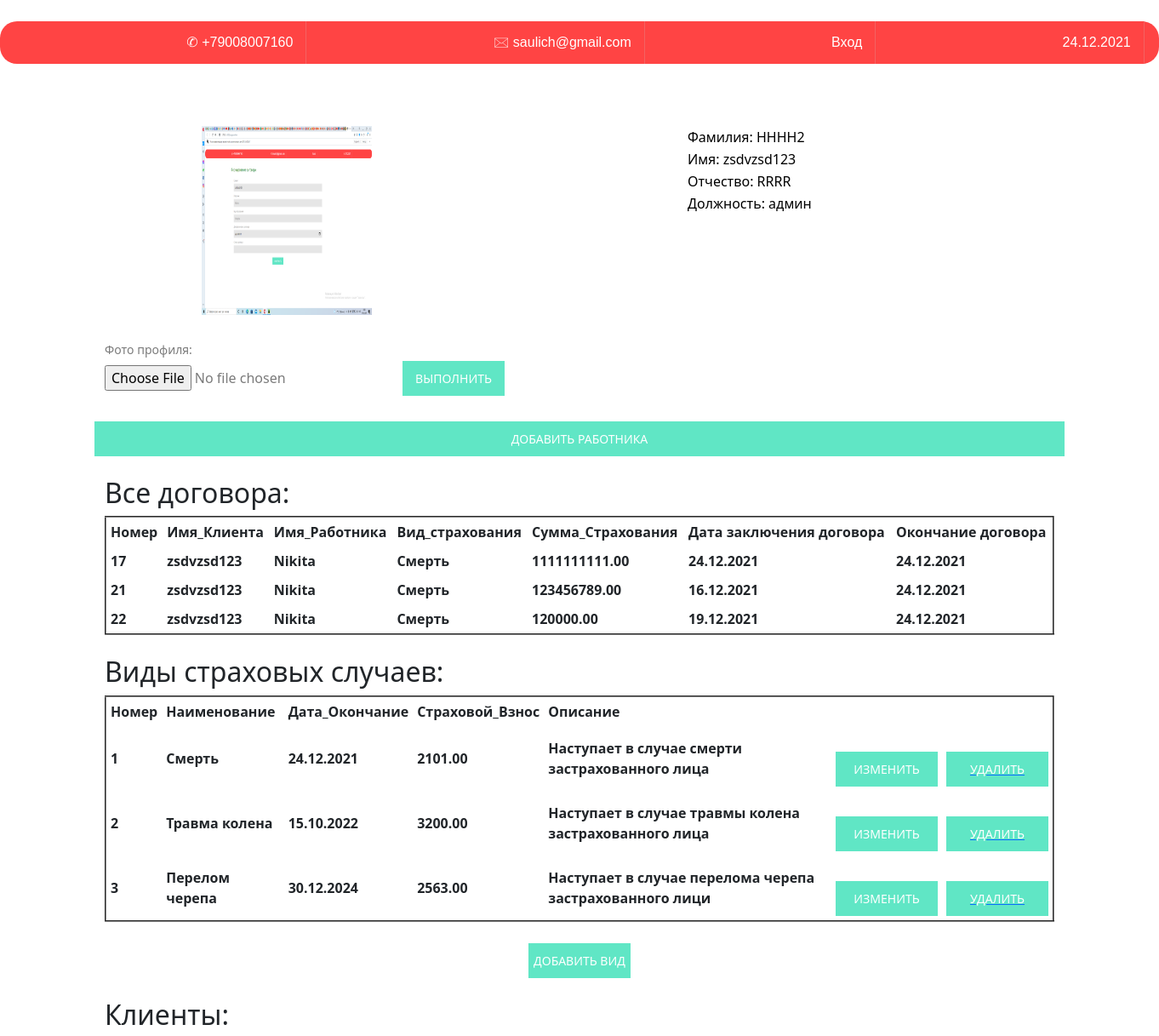
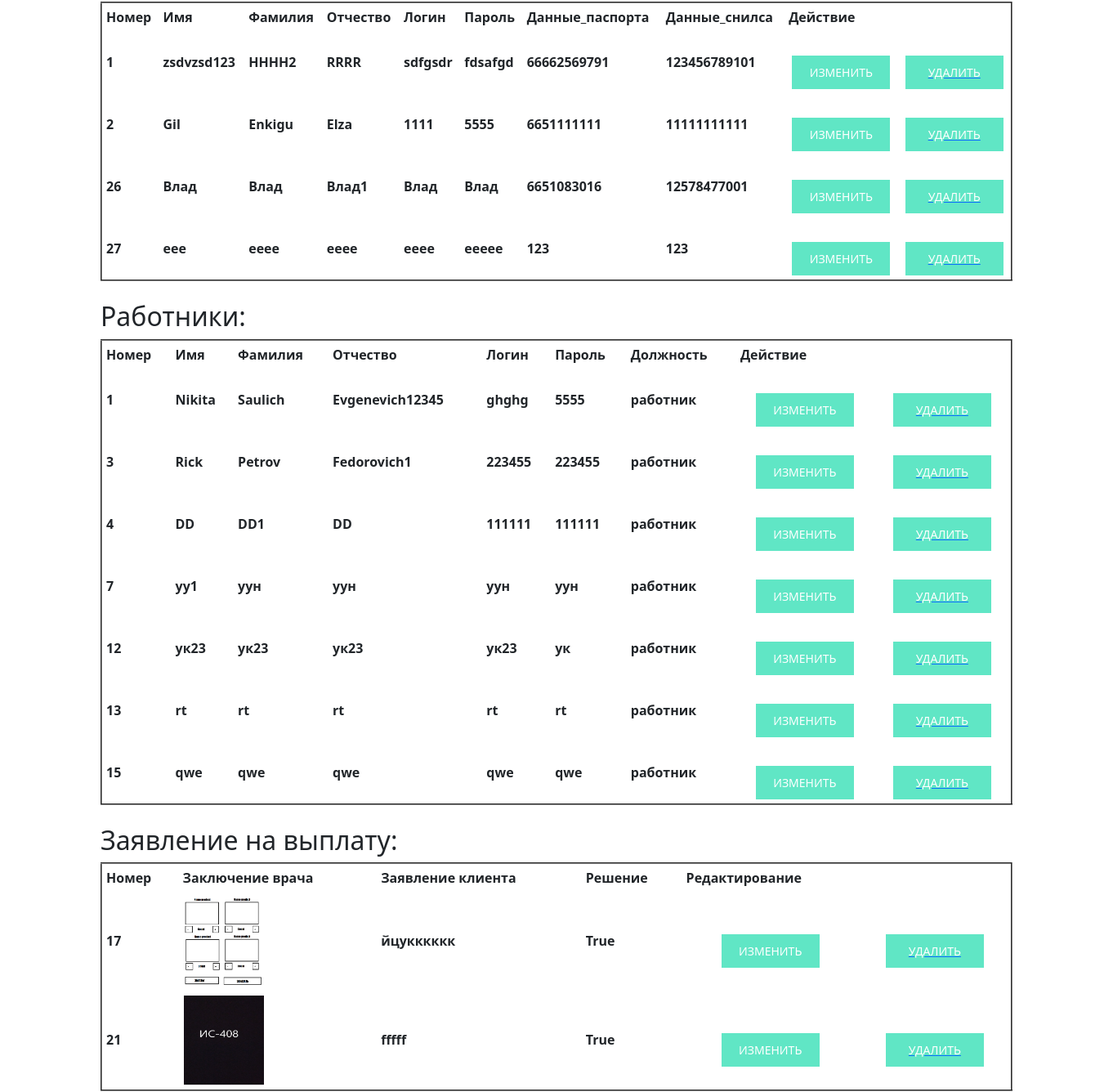
The page /home_admin.html (signed in, upper part) on the database as committed earlier (2 pictures, top to bottom).
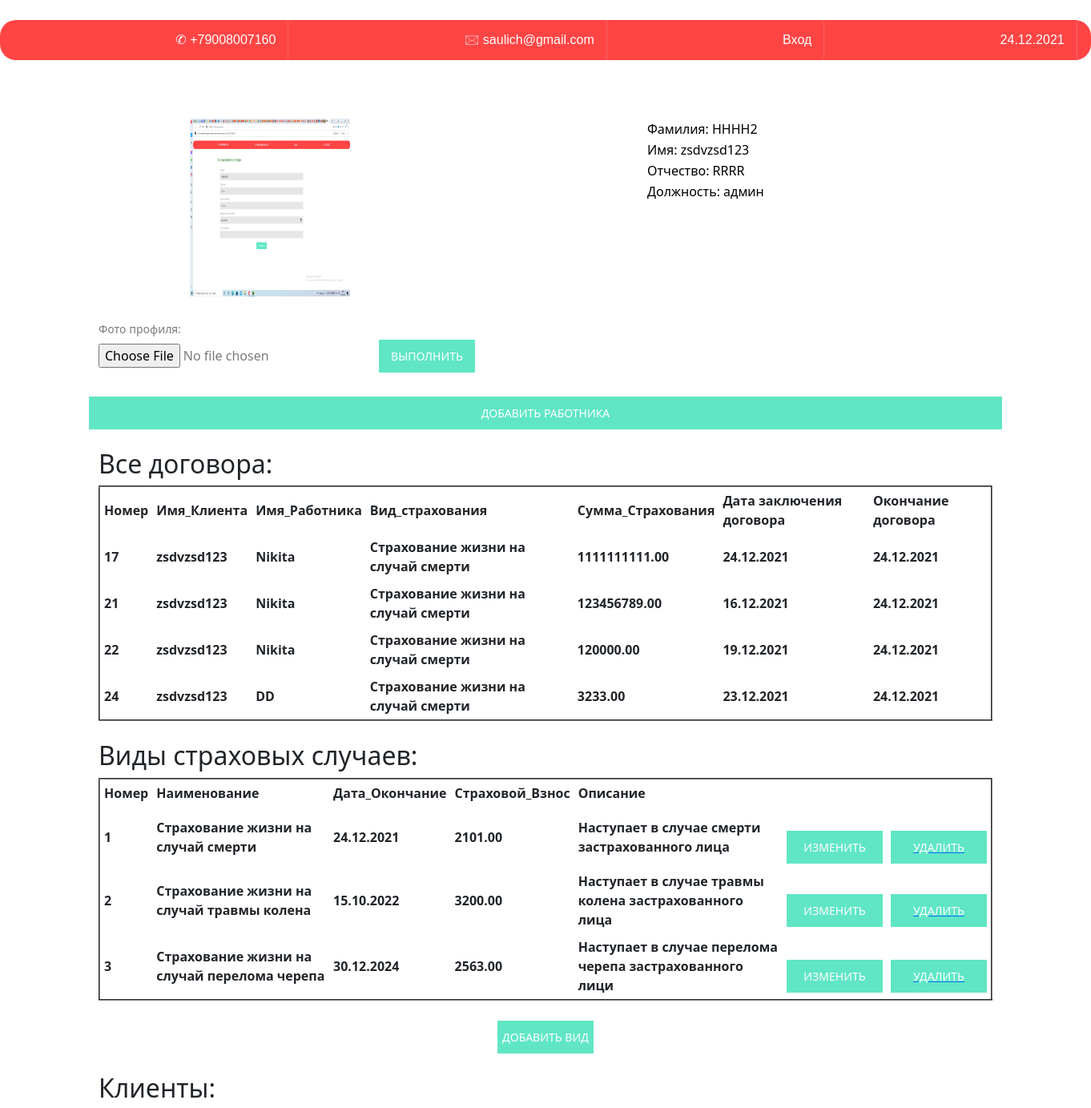
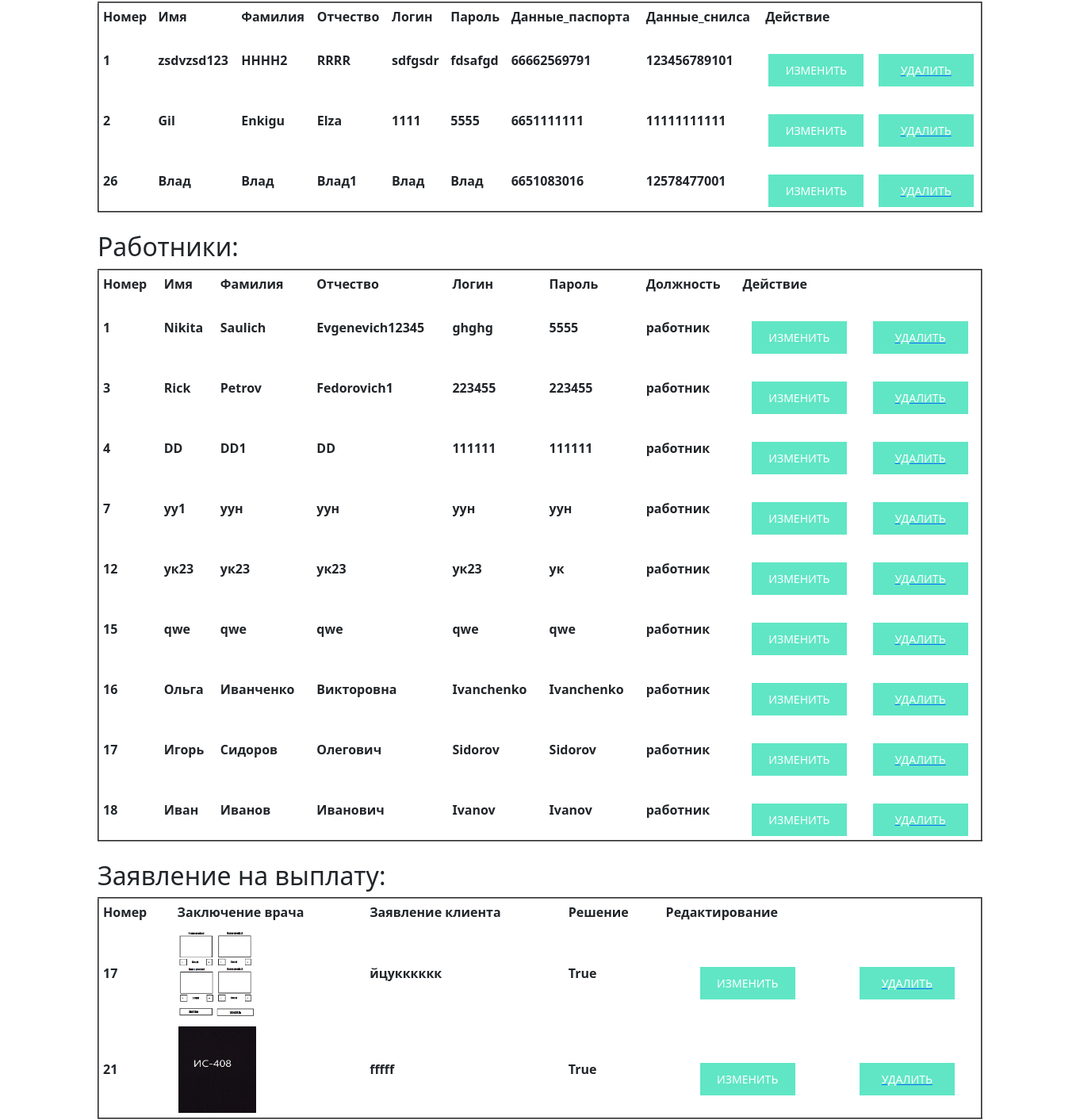
The same page on the database as committed later (2 pictures, top to bottom).
### firstapp/models.py (models this page shows, shortened)
class User(models.Model):
    login = models.CharField(max_length=50)
    password = models.CharField(max_length=50)
    name = models.CharField(max_length=50)
    surname = models.CharField(max_length=50)
    patronymic = models.CharField(max_length=50)
    photo_profile = models.ImageField(upload_to="photos_profile/%Y/%m/%d", verbose_name="Фото профиля")

class Admin(models.Model):
    position = models.CharField(max_length=50)
    user = models.ForeignKey(User, on_delete=models.CASCADE)

class Dogovor(models.Model):
    customer = models.ForeignKey(Customer, on_delete=models.CASCADE)
    employeer = models.ForeignKey(Employeer, on_delete=models.CASCADE)
    type_view = models.ForeignKey(TypeOfInsurance, on_delete=models.CASCADE)
    time = models.DateField(default=timezone.now)
    sum_insurance = models.DecimalField(max_digits=20, decimal_places=2)

class Customer(models.Model):
    passport_data = models.CharField(max_length=150)
    snills = models.CharField(max_length=11)
    user = models.ForeignKey(User, on_delete=models.CASCADE)
    def __str__(self):
        return self.user.name

class Employeer(models.Model):
    position = models.CharField(max_length=50)
    user = models.ForeignKey(User, on_delete=models.CASCADE)
    def __str__(self):
        return self.user.name

class TypeOfInsurance(models.Model):
    сontract_time = models.DateTimeField()
    Name_view = models.CharField(max_length=150)
    Description_view = models.TextField(blank=True)
    percentage_of_insurance_premium = models.DecimalField(max_digits=20, decimal_places=2)
    def __str__(self):
        return self.Name_view

class ApplicationForPayment(models.Model):
    dogovor = models.ForeignKey(Dogovor, on_delete=models.CASCADE, verbose_name="Номер договора")
    doctor_opinion = models.ImageField(upload_to="photos/%Y/%m/%d", verbose_name="Заключение врача")
    customer_request = models.TextField(blank=True, verbose_name="Заявление клиента")
    approved = models.BooleanField(default=True, verbose_name="Одобрено")

### firstapp/views.py (the view, shortened to what this page needs)
# urls.py: path('home_admin.html', PageHomeAdmin.as_view()),
class PageHomeAdmin(View):
    def get(self, request):
        if 'id_admin' in request.session.keys() and 'id_user' in request.session.keys():
            information = get_info_user_admin(request.session['id_user'])
            infoadmin = get_info_admin(request.session['id_admin'])
            dogovors_list = Dogovor.objects.all()
            views_list = TypeOfInsurance.objects.all()
            users_list = User.objects.all()
            customers_list = Customer.objects.all()
            employeer_list = Employeer.objects.all()
            aplications_list = ApplicationForPayment.objects.all()
            payment_list = Payment.objects.all()
            context = {
                'information': information,
                'infoadmin': infoadmin,
                'dogovors_list': dogovors_list,
                'views_list': views_list,
                'users_list': users_list,
                'customers_list': customers_list,
                'employeer_list': employeer_list,
                'aplications_list': aplications_list,
                'payment_list': payment_list
            }
        return render(request, 'home_admin.html', context=context)

### firstapp/basa.py (called while the page is built)
def get_info_user_admin(user_id):
    info = User.objects.filter(id=user_id)
    return info

def get_info_admin(admin_id):
    info = Admin.objects.filter(id=admin_id)
    return info

### firstapp/templates/home_admin.html (shortened to what this page needs)
{% extends 'layout.html'%}
{% block content%}
<div class="container" >
  <div class="row">
    <div class="col-12 col-sm-12 col-md-6 col-lg-6 col-xl-6 photoProfil">
      {% for inf in information %}
            <img src="{{inf.photo_profile}}" width="200" height="222" >
        {% endfor %}
    </div>
        {% for info in infoadmin %}
            {% for inf in information %}
            {% include 'string_admin.html' %}
            {% endfor %}
        {% endfor %}
       <form method="post" enctype="multipart/form-data">
                <label >Фото профиля:</label>
                <input type="file" name="photo_profile"  required>
                <button type="submit" STYLE="margin-top:-35px; margin-left:350px;">Выполнить</button>
            </form>
      <button onclick="window.location.href='registration_employeer.html'">Добавить работника</button>
    <div class="documents">
        <br>
        <div class="block">
            <h2 class="extremum-click">Все договора:</h2>
            <div class="extremum-slide">
            <table border="2" width="100%" cellpadding="5" rules="rows" >
                <tr >
                    <th>Номер</th>
                    <th>Имя_Клиента</th>
                    <th>Имя_Работника</th>
                    <th>Вид_страхования</th>
                    <th>Сумма_Страхования</th>
                    <th>Дата заключения договора</th>
                    <th>Окончание договора</th>
                </tr>
                {% for serch in dogovors_list%}
                    <tr>
                        <th>{{serch.id}}</th>
                        <th>{{serch.customer}}</th>
                        <th>{{serch.employeer}}</th>
                        <th>{{serch.type_view}}</th>
                        <th>{{serch.sum_insurance}}</th>
                        <th>{{serch.time|date:"d.m.Y"}}</th>
                        <th>{{serch.type_view.сontract_time|date:"d.m.Y"}}</th>
                    </tr>
                {% endfor %}
            </table>
            </div>
        </div>
        <br>
        <div class="block">
        <h2 class="extremum-click">Виды страховых случаев: </h2>
            <div class="extremum-slide">
            <table border="2" width="100%" cellpadding="5" rules="rows" >
                <tr>
                    <th>Номер</th>
                    <th>Наименование</th>
                    <th>Дата_Окончание</th>
                    <th>Страховой_Взнос</th>
                    <th>Описание</th>
                </tr>
                {% for serch in views_list%}
                    <tr>
                        <th>{{serch.id}}</th>
                        <th>{{serch.Name_view}}</th>
                        <th>{{serch.сontract_time|date:"d.m.Y"}}</th>
                        <th>{{serch.percentage_of_insurance_premium}}</th>
                        <th>{{serch.Description_view}} </th>
                        <th><button onclick="window.location.href='edit_view.html/{{serch.id}}'">Изменить</button></th>
                        <th><a  href="delete_dogovor2.html/{{serch.id}}"><button >Удалить</button></a>
                    </tr>
                {% endfor %}
            </table>
            <button onclick="window.location.href='add_view.html'">Добавить вид</button>
            </div>
        </div>
        <br>
        <div class="block">
        <h2 class="extremum-click">Клиенты: </h2>
            <div class="extremum-slide">
            <table border="2" width="100%" cellpadding="5" rules="rows" >
                <tr >
                    <th>Номер</th>
                    <th>Имя</th>
                    <th>Фамилия</th>
                    <th>Отчество</th>
                    <th>Логин</th>
                    <th>Пароль</th>
                    <th>Данные_паспорта</th>
                    <th>Данные_снилса</th>
                    <th>Действие</th>
                </tr>
                {% for serch in users_list%}
                    {% for serchCustomer in customers_list%}
                    {% if  serch.id == serchCustomer.user_id %}
                    <tr>
                        <th>{{serchCustomer.id}}</th>
                        <th>{{serch.name}}</th>
                        <th>{{serch.surname}}</th>
                        <th>{{serch.patronymic}}</th>
                        <th>{{serch.login}}</th>
                        <th>{{serch.password}}</th>
                        <th>{{serchCustomer.passport_data}}</th>
                        <th>{{serchCustomer.snills}}</th>
                        <th><button onclick="window.location.href='edit_customer.html/{{serch.id}}'">Изменить</button></th>
                        <th><a  href="delete_dogovor4.html/{{serchCustomer.id}}"><button >Удалить</button></a>
                    </tr>
                    {% endif %}
                    {% endfor %}
                {% endfor %}
            </table>
            </div>
        </div>
        <br>
        <div class="block">
        <h2 class="extremum-click">Работники: </h2>
            <div class="extremum-slide">
                <table border="2" width="100%" cellpadding="5" rules="rows" >
            <tr >
                <th>Номер</th>
                <th>Имя</th>
                <th>Фамилия</th>
                <th>Отчество</th>
                <th>Логин</th>
                <th>Пароль</th>
                <th>Должность</th>
                <th>Действие</th>
           </tr>
                {% for serch in users_list%}
                    {% for serchEmployeer in employeer_list%}
                    {% if  serch.id == serchEmployeer.user_id %}
                        <tr>
                            <th>{{serchEmployeer.id}}</th>
                            <th>{{serch.name}}</th>
                            <th>{{serch.surname}}</th>
                            <th>{{serch.patronymic}}</th>
                            <th>{{serch.login}}</th>
                            <th>{{serch.password}}</th>
                            <th>{{serchEmployeer.position}}</th>
                            <th><button onclick="window.location.href='edit_employeer.html/{{serch.id}}'">Изменить</button></th>
                            <th><a  href="delete_dogovor3.html/{{serchEmployeer.id}}"><button >Удалить</button></a>
                        </tr>
                    {% endif %}
                    {% endfor %}
                {% endfor %}
                </table>
            </div>
        </div>
        <br>
        <div class="block">
        <h2 class="extremum-click">Заявление на выплату: </h2>
            <div class="extremum-slide">
         <table border="2" width="100%" cellpadding="5" rules="rows" >
            <tr >
                <th>Номер</th>
                <th>Заключение врача</th>
                <th>Заявление клиента</th>
                <th>Решение</th>
                <th>Редактирование</th>
           </tr>
            {% for serch in aplications_list%}
            <tr>
                <th>{{serch.dogovor_id}}</th>
                <th><img src="{{serch.doctor_opinion}}" width="100" height="111" class="minimized"></th>
                <th>{{serch.customer_request}}</th>
                <th>{{serch.approved}}</th>
                <th><button onclick="window.location.href='edit_application.html/{{serch.id}}'">Изменить</button></th>
                <th><a  href="delete_dogovor5.html/{{serch.id}}"><button >Удалить</button></a>
            </tr>
             {% endfor %}
        </table>
        </div>
        </div>
        <br>
        <br>
    </div>
  </div>
</div>
  {% endblock %}

### firstapp/templates/layout.html (shortened to what this page needs)
<!DOCTYPE html>
{% load static %}
<html lang="en">
<head>
    <link rel="stylesheet" href="https://cdn.jsdelivr.net/npm/bootstrap@5.1.3/dist/css/bootstrap.min.css" rel="stylesheet">
    <link rel="stylesheet" href="{% static 'CSS/index.css' %}">
    <link rel="stylesheet" href="{% static 'CSS/layout.css' %}">
    <link rel="stylesheet" href="{% static 'CSS/registration.css' %}">
    <link rel="stylesheet" href="{% static 'CSS/home.css' %}">
    <link rel="stylesheet" href="{% static 'CSS/dogovor.css' %}">
    <link rel="stylesheet" href="{% static 'CSS/home_admin.css' %}">
</head>
<body>
    <div>
        <ul>
            <li class ="firstBlock" ><a class="navBar" href="https://api.whatsapp.com/send/?phone=79008007160">&#9990; +79008007160</a></li>
            <li class ="secondBlock"><a class="navBar" href="mailto:saulich@gmail.com"> &#128386; saulich@gmail.com</a> </li>
            <li class ="thirdBlock"><a class="navBar" href="login.html">Вход</a></li>
            <li class ="forBlock"><a class="navBar" href="#"><p id="current_date_time_block"></p></a> </li>
        </ul>
    </div>
    <main>
        {% block content %}
        {% endblock %}
    </main>
</body>
</html>

### firstapp/templates/string_admin.html
{% block content %}
    <div class="col-8 col-sm-8 col-md-4 col-lg-4 col-xl-4 info">
      <table class="ret">
        <tr class="success">
            <td width="200px"><font color="Black">Фамилия: {{inf.surname}} </font></td>
        </tr>
        <tr class="success">
            <td width="200px"><font color="Black">Имя: {{inf.name}}</font></td>
        </tr>
        <tr class="success">
            <td width="200px"><font color="Black">Отчество: {{inf.patronymic}}</font></td>
        </tr>
          <tr class="success">
            <td width="200px"><font color="Black">Должность: {{info.position}}</font></td>
        </tr>
    </table>
    </div>
{% endblock %}

### firstapp/static/CSS/layout.css (style rules this page uses)
ul { list-style: none; margin: 0; padding-left: 0; margin-top:25px; background:#FF4444; height: 50px; border-radius: 20px; }
.navBar { text-decoration: none; background:#FF4444; color:#fff; padding:0px 15px; font-family: arial; line-height:50px; display: block; border-right: 1px solid #F36262; -moz-transition: all 0.3s 0.01s ease; -o-transition: all 0.3s 0.01s ease; -webkit-transition: all 0.3s 0.01s ease; }
.firstBlock { margin-left:15%; float:left; }
.secondBlock { margin-left:15%; float:left; }
.thirdBlock { margin-left:15%; float:left; }
.forBlock { margin-left:15%; float:left; }

### firstapp/static/CSS/registration.css (style rules this page uses)
form { background: white; float: left; width: calc(97% - 240px); padding: 30px; border-radius: 0 20px 20px 0; color: #7b7b7b; }
label, span { display: block; font-size: 14px; margin-bottom: 8px; }
button { padding: 10px 0; border-width: 0; display: block; width: 120px; margin: 25px auto 0; background: #60e6c5; color: white; font-size: 14px; outline: none; text-transform: uppercase; }

### firstapp/static/CSS/home.css (style rules this page uses)
.photoProfil { margin-top:5%; margin-left:10%; }
.info { margin-top:5%; }
.documents { width: 100%; height: 50%; }
th { bordercolor:Black; }

### firstapp/static/CSS/home_admin.css (style rules this page uses)
.minimized { width:100px height:111px cursor: pointer; border: 1px solid #FFF; }

Rows that differ between the two databases and show on the page:
no longer on this page (row unchanged): User: name "eee", surname "eeee", patronymic "eeee", login "eeee", password "eeeee"
removed Customer: id "27", passport_data "123", snills "123"
no longer on this page (row unchanged): User: name "rt", surname "rt", patronymic "rt", login "rt", password "rt"
removed Employeer: id "13", position "работник"
changed through a linked row, Dogovor id 17: type_view "Смерть" → "Страхование жизни на случай смерти"
changed through a linked row, Dogovor id 21: type_view "Смерть" → "Страхование жизни на случай смерти"
changed through a linked row, Dogovor id 22: type_view "Смерть" → "Страхование жизни на случай смерти"
added Dogovor: id "24", customer "zsdvzsd123", employeer "DD", type_view "Страхование жизни на случай смерти", sum_insurance "3233.00", time "23.12.2021", type_view.сontract_time "24.12.2021"
changed TypeOfInsurance "Наступает в случае смерти застрахованного лица": Name_view "Смерть" → "Страхование жизни на случай смерти"
changed TypeOfInsurance "Наступает в случае травмы колена застрахованного лица": Name_view "Травма колена" → "Страхование жизни на случай травмы колена"
changed TypeOfInsurance "Наступает в случае перелома черепа застрахованного лици": Name_view "Перелом черепа" → "Страхование жизни на случай перелома черепа"
added User: name "Ольга", surname "Иванченко", patronymic "Викторовна", login "Ivanchenko", password "Ivanchenko"
added Employeer: id "16", position "работник"
added User: name "Игорь", surname "Сидоров", patronymic "Олегович", login "Sidorov", password "Sidorov"
added Employeer: id "17", position "работник"
added User: name "Иван", surname "Иванов", patronymic "Иванович", login "Ivanov", password "Ivanov"
added Employeer: id "18", position "работник"
